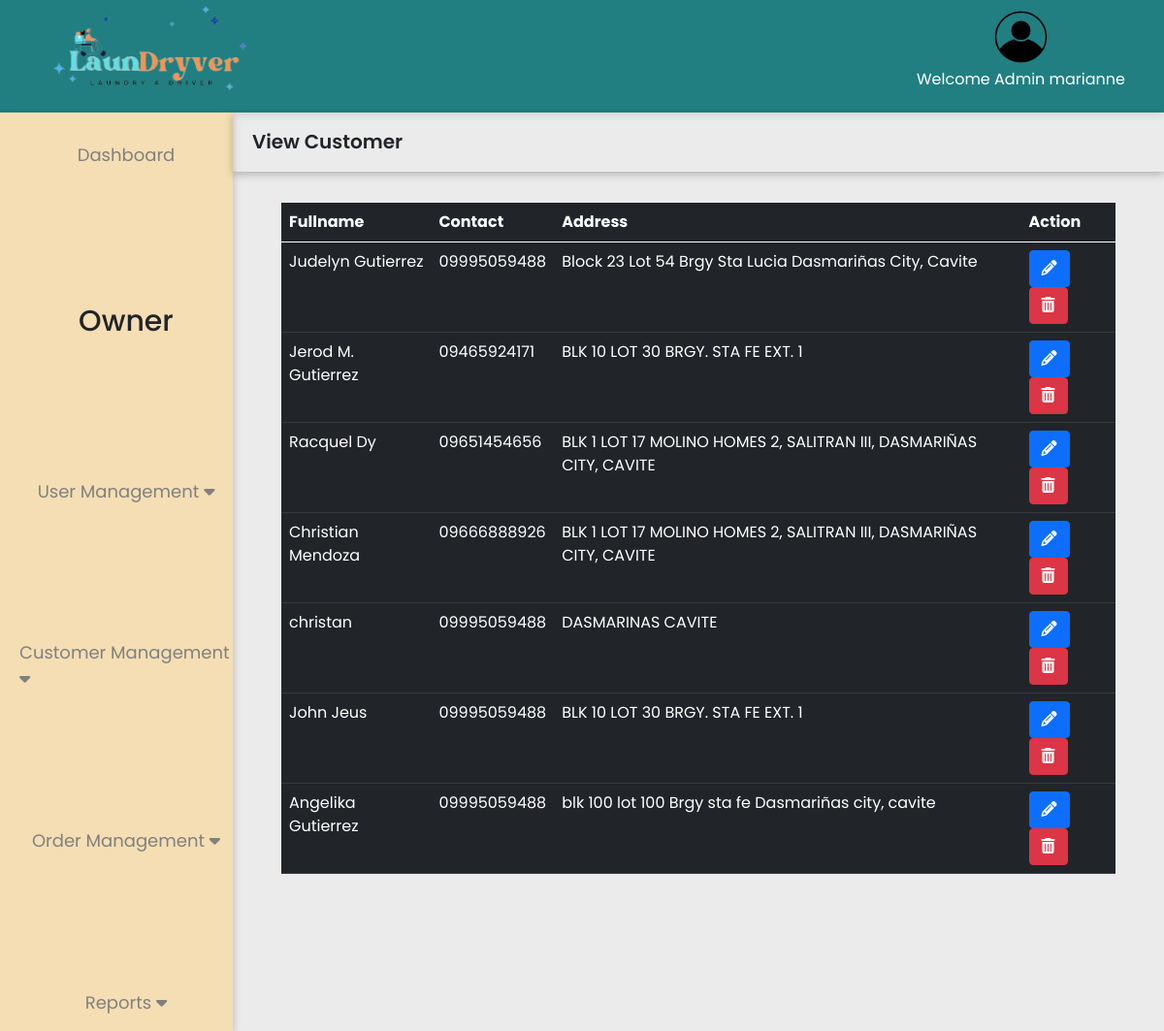
Page /Dashboard/viewCustomer.php (signed in) on the committed database.
### tables this page shows
CREATE TABLE `customers_address` (
  `address_id` int(255) NOT NULL,
  `fullname` varchar(255) NOT NULL,
  `contact` varchar(255) NOT NULL,
  `address` varchar(255) NOT NULL,
  `user_id` int(255) NOT NULL
);

### Dashboard/viewCustomer.php (the view, shortened to what this page needs)
<?php
    require_once '../Login&registration/dbconnect.php';
?>
<!DOCTYPE html>
<html lang="en">
<head>
    <link href="https://cdn.jsdelivr.net/npm/bootstrap@5.0.2/dist/css/bootstrap.min.css" rel="stylesheet">
    <link rel="stylesheet" href="https://cdn.jsdelivr.net/npm/swiper/swiper-bundle.min.css" />
    <link rel="stylesheet" href="https://cdnjs.cloudflare.com/ajax/libs/animate.css/4.1.1/animate.min.css" />
    <link rel="stylesheet" href="Mainsystem.css">
    <link href="https://unpkg.com/aos@2.3.1/dist/aos.css" rel="stylesheet">
</head>
<body>
<div class="container1">
    <div class="header">
        <div class="logo"><img src="/LaundryWebsite/Index/images/logo.png"></div>
        <div class="user"><img src="/LaundryWebsite/Index/images/user.png" alt="user">
        <p>Welcome Admin <?php echo $_SESSION["username"] ?></p>
    </div>
    </div>
    <div class="content">
    <div class="nav">
        <a href="/LaundryWebsite/Dashboard/dashboardHome.php" ><p id="dash">Dashboard</p></a>
        <h4>Owner</h4>
        <span class="dropdown-btn">
            <p>User Management <i class="fa fa-caret-down"></i></p>
        </span>
        <span class="dropdown-btn">
        <p>Customer Management  <i class="fa fa-caret-down"></i></p>
        </span>
        <span class="dropdown-btn">
        <p>Order Management  <i class="fa fa-caret-down"></i></p>
        </span>
        <span class="dropdown-btn">
        <p>Reports <i class="fa fa-caret-down"></i></p>
        </span>
    </div>
    <div class="contentFlex">
        <span class="contentName">
            <p>View Customer</p>
        </span>
         <div class="table-responsive m-t-40">
                                    <table id="myTable" class="table table-dark table-hover ">
                                        <thead>
                                            <tr>
                                                <th>Fullname</th>
                                                <th>Contact</th>
                                                 <th>Address</th>
                                                <th>Action</th>
                                            </tr>
                                        </thead>
                                        <tbody>
                                    <?php
                                    $sql = "SELECT * FROM customers_address ";
                                     $result = $connection->query($sql);
                                   while($row = $result->fetch_assoc()) {
                                      ?>
                                            <tr>
                                                <td><?php echo $row['fullname']; ?></td>
                                                <td><?php echo $row['contact']; ?></td>
                                                <td><?php echo $row['address']; ?></td>
                                                <td>
                                                <a href="updateCustomerAcc.php?id=<?php echo $row['address_id']?>"><button type="button" class="btn btn-xs btn-primary"><i class="fa fa-pencil"></i></button></a>
                                                <a href="viewCustomer.php?id=<?php echo $row['address_id']?>"><button type="button" class="btn btn-xs btn-danger"><i class="fa fa-trash"></i></button></a>
                                                </td>
                                            </tr>
                                          <?php } ?>
                                        </tbody>
                                    </table>
                                </div>
    </div>
    </div>
</div>
</body>
</html>

### LDsystem/Mainsystem.css (style rules this page uses)
* { margin: 0; padding: 0; font-family: 'Poppins', sans-serif; scroll-behavior: smooth; }
body { background: rgb(235, 235, 235); }
.nav { background: #217f81; display: flex; justify-content: space-between; align-items: center; box-shadow: rgba(0, 0, 0, 0.24) 0px 3px 8px; }
.logo img { width: 30%; margin-left: 50px; transition: .3s ease-in; }

### Dashboard/viewCustomer.php (style rules this page uses)
* { padding: 0; margin: 0; font-family: 'Poppins', sans-serif; scroll-behavior: smooth; }
.container1 { height: auto; }
.header { display: flex; justify-content: space-between; align-items: center; width: 100%; height: auto; background-color: #217f81; box-shadow: rgba(99, 99, 99, 0.2) 0px 2px 8px 0px; padding-left: 20px; padding-right: 40px; }
.header .logo img { width: 45%; margin-left: 20px; }
.header .user img { width: 30%; }
.header .user { text-align: center; color: #fff; transition: .3s ease-in; }
.content { display: flex; height: 100vh; }
.content .nav { display: flex; flex-direction: column; width: 25%; background-color: wheat; padding-top: 20px; }
.content .nav a { text-decoration: none; }
#dash { margin-top: 10px ; }
.content .nav p { font-size: 18px; color: grey; transition: .3s ease-in; margin-left: 20px; }
.content .nav h4 { font-size: 30px; margin-bottom: 20px; margin-left: 20px; }
.contentFlex { width: 100%; display: flex; flex-direction: column; gap: 2rem; }
.contentName { box-shadow: rgba(0, 0, 0, 0.24) 0px 3px 8px; }
.contentName p { margin-top: 15px; margin-left: 20px; font-size: 20px; font-weight: 600; }
.table-responsive { margin-bottom: 30px; margin-left: 50px; margin-right: 50px; }

### rows in the picture
customers_address: fullname "Judelyn Gutierrez", contact "09995059488", address "Block 23 Lot 54 Brgy Sta Lucia Dasmariñas City, Cavite"
customers_address: fullname "Jerod M. Gutierrez", contact "09465924171", address "BLK 10 LOT 30 BRGY. STA FE EXT. 1"
customers_address: fullname "Racquel Dy", contact "09651454656", address "BLK 1 LOT 17 MOLINO HOMES 2, SALITRAN III, DASMARIÑAS CITY, CAVITE"
customers_address: fullname "Christian Mendoza", contact "09666888926", address "BLK 1 LOT 17 MOLINO HOMES 2, SALITRAN III, DASMARIÑAS CITY, CAVITE"
customers_address: fullname "christan", contact "09995059488", address "DASMARINAS CAVITE"
customers_address: fullname "John Jeus", contact "09995059488", address "BLK 10 LOT 30 BRGY. STA FE EXT. 1"
customers_address: fullname "Angelika Gutierrez", contact "09995059488", address "blk 100 lot 100 Brgy sta fe Dasmariñas city, cavite"

### other values in the picture
$_SESSION["username"] "marianne"
